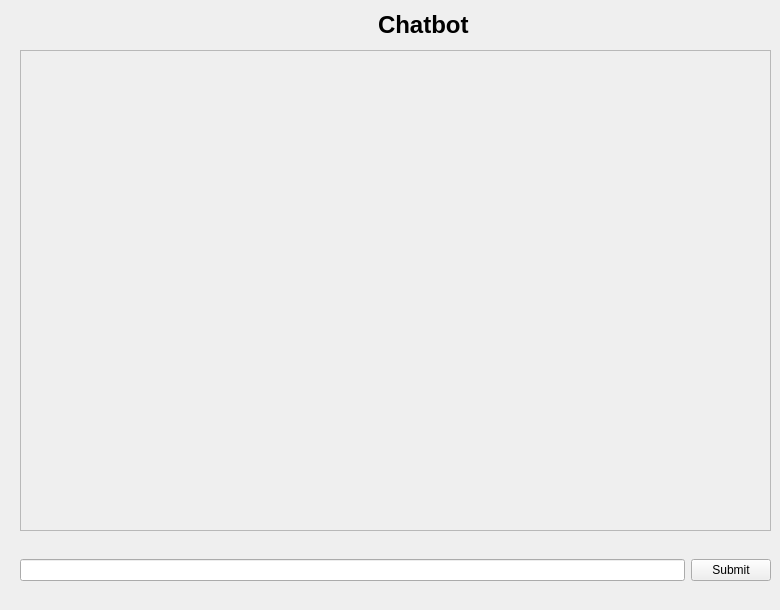
   <widget class="QWidget" name="page_9">
    <widget class="QWidget" name="layoutWidget_6">
     <property name="geometry">
      <rect>
       <x>20</x>
       <y>540</y>
       <width>751</width>
       <height>61</height>
      </rect>
     </property>
     <layout class="QHBoxLayout" name="horizontalLayout_6">
      <item>
       <widget class="QLineEdit" name="input"/>
      </item>
      <item>
       <widget class="QPushButton" name="Submit">
        <property name="text">
         <string>Submit</string>
        </property>
       </widget>
      </item>
     </layout>
    </widget>
    <widget class="QWidget" name="layoutWidget_5">
     <property name="geometry">
      <rect>
       <x>300</x>
       <y>0</y>
       <width>169</width>
       <height>50</height>
      </rect>
     </property>
     <layout class="QHBoxLayout" name="horizontalLayout_5">
      <item>
       <widget class="QLabel" name="label_3">
        <property name="font">
         <font>
          <family>Arial</family>
          <pointsize>18</pointsize>
          <weight>75</weight>
          <bold>true</bold>
         </font>
        </property>
        <property name="text">
         <string/>
        </property>
        <property name="pixmap">
         <pixmap resource="../../Application/links.qrc">:/icons/icons/chatbot.png</pixmap>
        </property>
        <property name="scaledContents">
         <bool>false</bool>
        </property>
       </widget>
      </item>
      <item>
       <widget class="QLabel" name="label_4">
        <property name="font">
         <font>
          <family>Arial</family>
          <pointsize>18</pointsize>
          <weight>75</weight>
          <bold>true</bold>
         </font>
        </property>
        <property name="text">
         <string>Chatbot</string>
        </property>
        <property name="scaledContents">
         <bool>false</bool>
        </property>
       </widget>
      </item>
     </layout>
    </widget>
    <widget class="QScrollArea" name="scrollArea">
     <property name="geometry">
      <rect>
       <x>20</x>
       <y>50</y>
       <width>751</width>
       <height>481</height>
      </rect>
     </property>
     <property name="widgetResizable">
      <bool>true</bool>
     </property>
     <widget class="QWidget" name="scrollAreaWidgetContents">
      <property name="geometry">
       <rect>
        <x>0</x>
        <y>0</y>
        <width>749</width>
        <height>479</height>
       </rect>
      </property>
     </widget>
    </widget>
   </widget>
